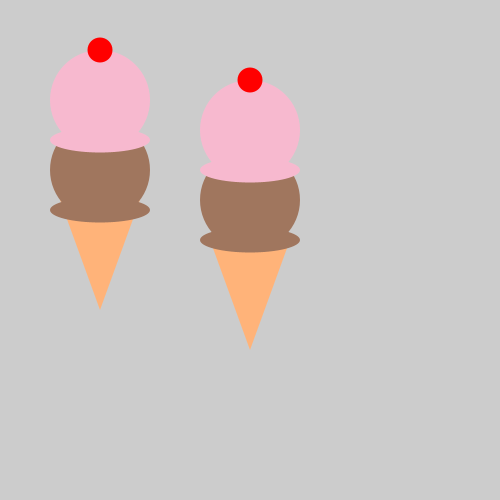
Frame 1 (no input)
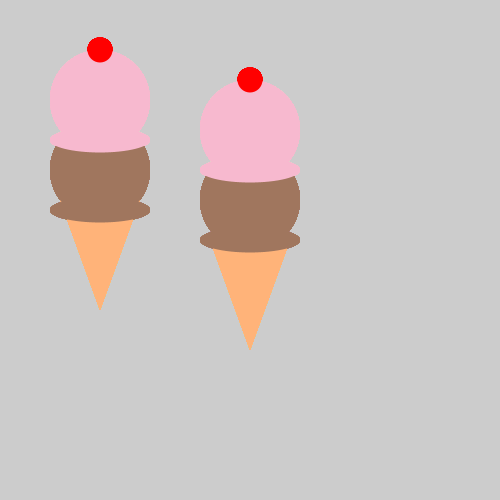
Frame 60 (the mouse pressed at the canvas centre just before this capture)
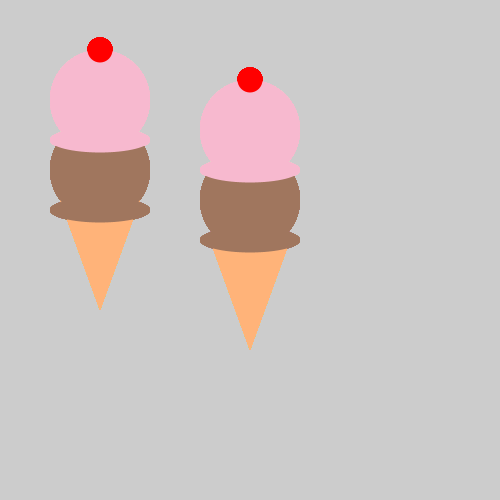
Frame 120 (the mouse held since frame 60 and released just before this capture)

The Processing sketch that drew these frames (run headless with seeded random() and noise(); from frame 60 on, the mouse is pressed at the canvas centre):

// Processing sketch: ice_cream
// ── ice_cream.pde
void setup() {
  size(500, 500);
}

void draw() {
  // make some ice cream!
  noStroke(); 
 cone(200,200);
  chocoScoop(250, 200);
  strawberryScoop(250,130);
  cherry(250,80);
 
  cone(50,160);
  chocoScoop(100,170);
  strawberryScoop(100, 100);
  cherry(100, 50);
}

void cone(int x, int y){
 fill(255, 179, 121);
  triangle(x+10, y+40, x+50, y+150, x+90, y+40); 
}

void chocoScoop(int x, int y) {
  //Chocolate scoop
  fill(160, 118, 94);
  ellipse(x, y, 100, 100);
  ellipse(x, y+40, 100, 25);
}

void strawberryScoop(int x, int y) {
  //Strawberry scoop
  fill(247, 185, 207);
  ellipse(x, y, 100, 100);
  ellipse(x, y+40, 100, 25);
}

void cherry(int x, int y) {
  //Cherry
  fill(255, 0, 0);
  ellipse(x, y, 25, 25);
}
